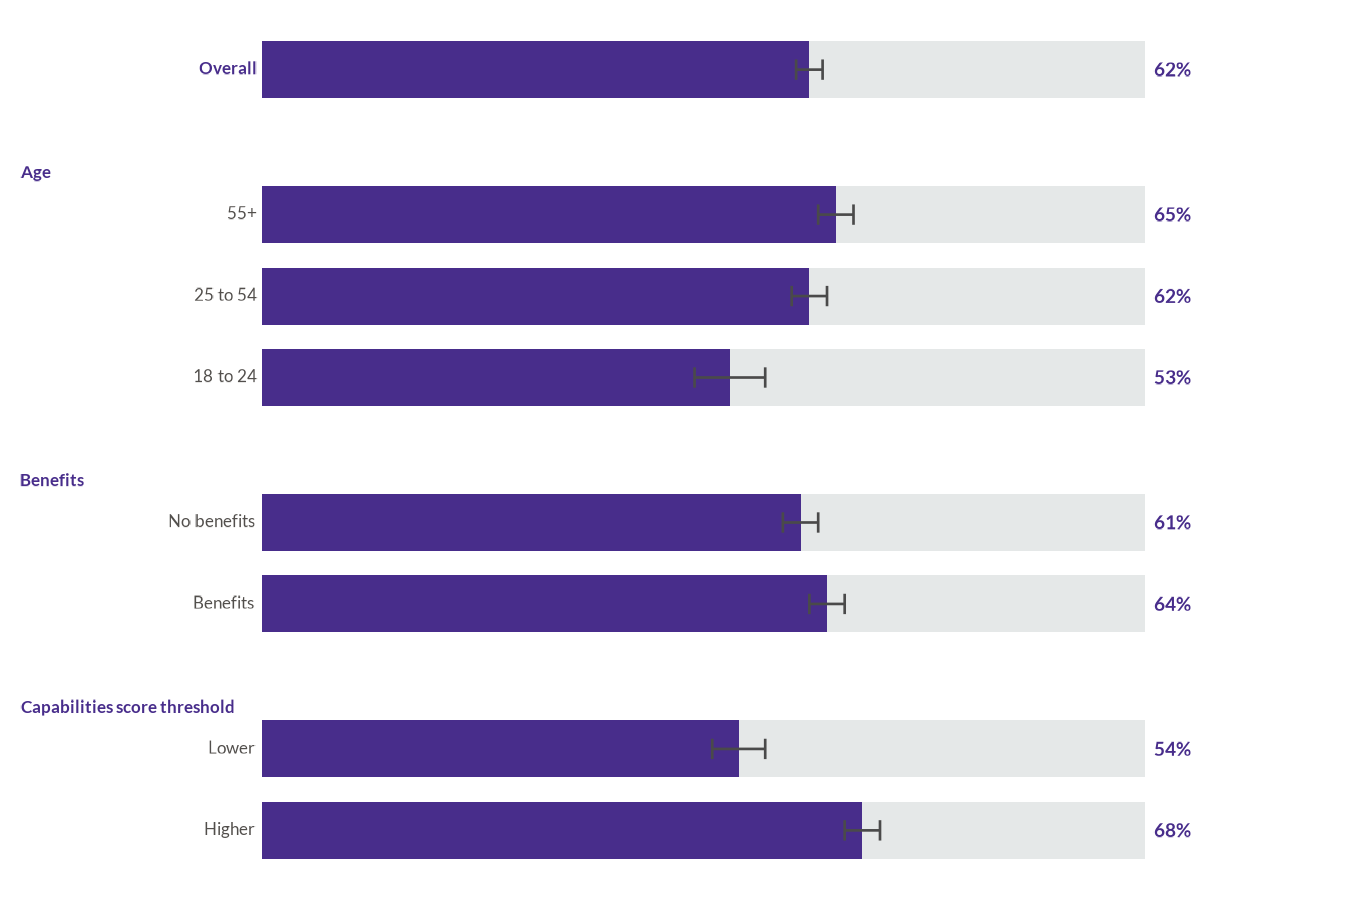

This figure's R source:
# Prueba: posición de labels en wjp_groupbars() con intervalos de confianza.
# Replica la estructura del chart de country reports (Overall / Age / Benefits /
# Capabilities score threshold) para verificar que los labels quedan al final
# de la barra completa, después del complemento gris.
#
# Uso: Rscript dev/test_groupbars_labels.R

suppressPackageStartupMessages({
  library(ggplot2)
  library(dplyr)
  library(ggtext)
  library(showtext)
  library(sysfonts)
})
devtools::load_all(quiet = TRUE)

wjp_fonts()

data_test <- data.frame(
  group = c(
    "Age", "Age", "Age",
    "Benefits", "Benefits",
    "Capabilities score threshold", "Capabilities score threshold"
  ),
  category = c(
    "55+", "25 to 54", "18 to 24",
    "No benefits", "Benefits",
    "Lower", "Higher"
  ),
  value = c(65, 62, 53, 61, 64, 54, 68),
  lower = c(63, 60, 49, 59, 62, 51, 66),
  upper = c(67, 64, 57, 63, 66, 57, 70)
)

plt <- wjp_groupbars(
  data_test,
  target            = "value",
  grouping          = "group",
  levels            = "category",
  colors            = c("#482d8b", "#e5e8e8"),
  group_order       = c("Age", "Benefits", "Capabilities score threshold"),
  level_order       = list(
    Age = c("18 to 24", "25 to 54", "55+"),
    Benefits = c("Benefits", "No benefits"),
    `Capabilities score threshold` = c("Higher", "Lower")
  ),
  draw_ci           = TRUE,
  ci_lower          = "lower",
  ci_upper          = "upper",
  show_national     = TRUE,
  national_value    = 62,
  national_style    = "bar",
  national_label    = "Overall",
  national_ci_lower = 60.5,
  national_ci_upper = 63.5,
  strip_position    = "top"
)

ggsave("dev/test_groupbars_labels.png", plt,
       width = 9, height = 6, dpi = 150, bg = "white")
message("Saved: dev/test_groupbars_labels.png")
